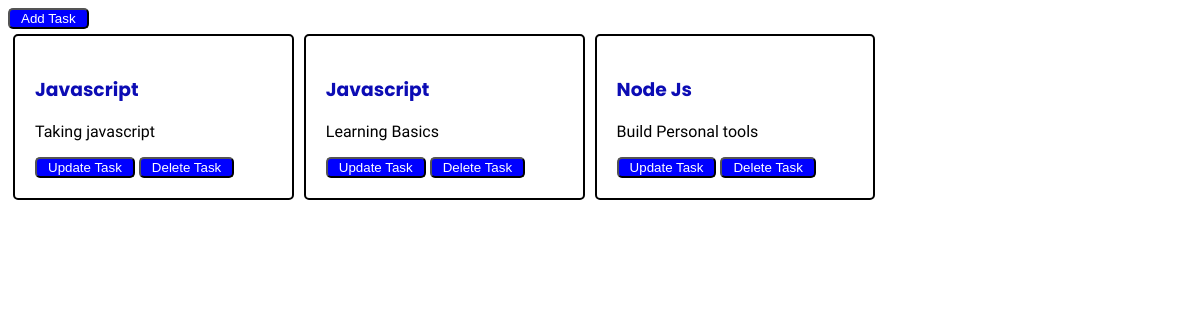
Page /todo/tasks/ on the earlier database version.
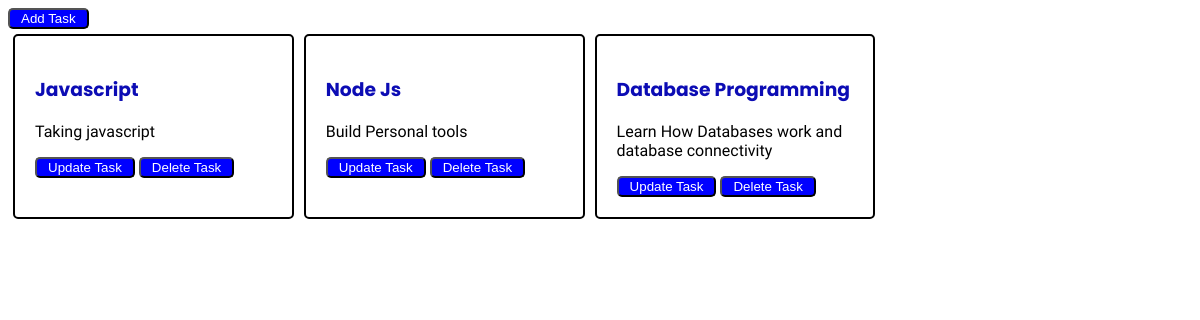
Same page on the later database version.
### todo_app/models.py (models this page shows, shortened)
class Task(models.Model):
    task_name = models.CharField(max_length=30 ,default='', blank=False)
    description = models.CharField(max_length=100 ,default='', blank=True)

### todo_app/views.py (the view)
# urls.py: path("tasks/", views.tasks_page, name="tasks"),
def tasks_page(request):
    tasks = Task.objects.all()
    return render(request, 'tasks.html', {
        'tasks': tasks
    })

### todo_app/templates/tasks.html (shortened to what this page needs)
<!doctype html>
<html lang="en">
  <head>
    {% load static %}
  </head>
  <body>
    <button>
      <a href="{% url 'index'%}">Add Task</a>
    </button>
    <div class="task_items">
      {% for task in tasks %}
      <div class="task_card">
        <h3>{{ task.task_name }}</h3>
        <p>{{ task.description }}</p>
        <div class="myButtons">
          <button>
            <a href="{% url 'update_task' task.id %}">Update Task</a>
          </button>
          <button>
            <a
              href="{% url 'delete_task' task.id %}"
              onclick="return confirm('Do you want to Delete?');"
              >Delete Task</a
            >
          </button>
        </div>
      </div>
      {% endfor %}
    </div>
  </body>
</html>

Differences in the rows shown:
removed Task: task_name "Javascript", description "Learning Basics"
added Task: task_name "Database Programming", description "Learn How Databases work and database connectivity"
